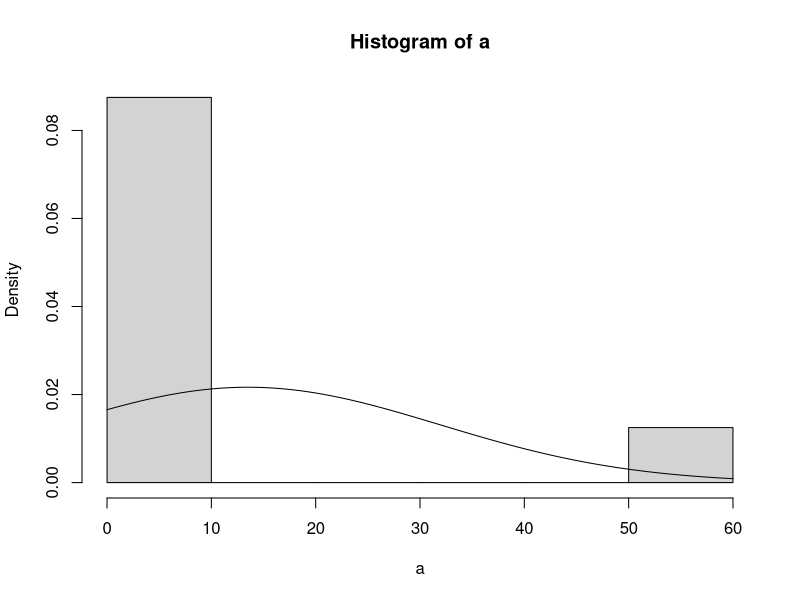

This chart was generated by the following R code:

# Script teste t

# teste t para 1 grupo
a = c(5, 6, 7, 7, 8, 8, 59, 8)
b = c(4, 10, 2, 2.5, 7)

t.test(a, mu = 10, conf.level = 0.9)
t.test(b, mu = 10, conf.level = 0.9)

# teste t para 2 grupos
t.test(a,b)

# Checar normalidade dos grupos
# Teste de Shapiro-Wilk
# H0: dados são normais
shapiro.test(a)
shapiro.test(b)

hist(a, probability = TRUE)
curve(dnorm(x, mean(a), sd(a)), add = TRUE)





